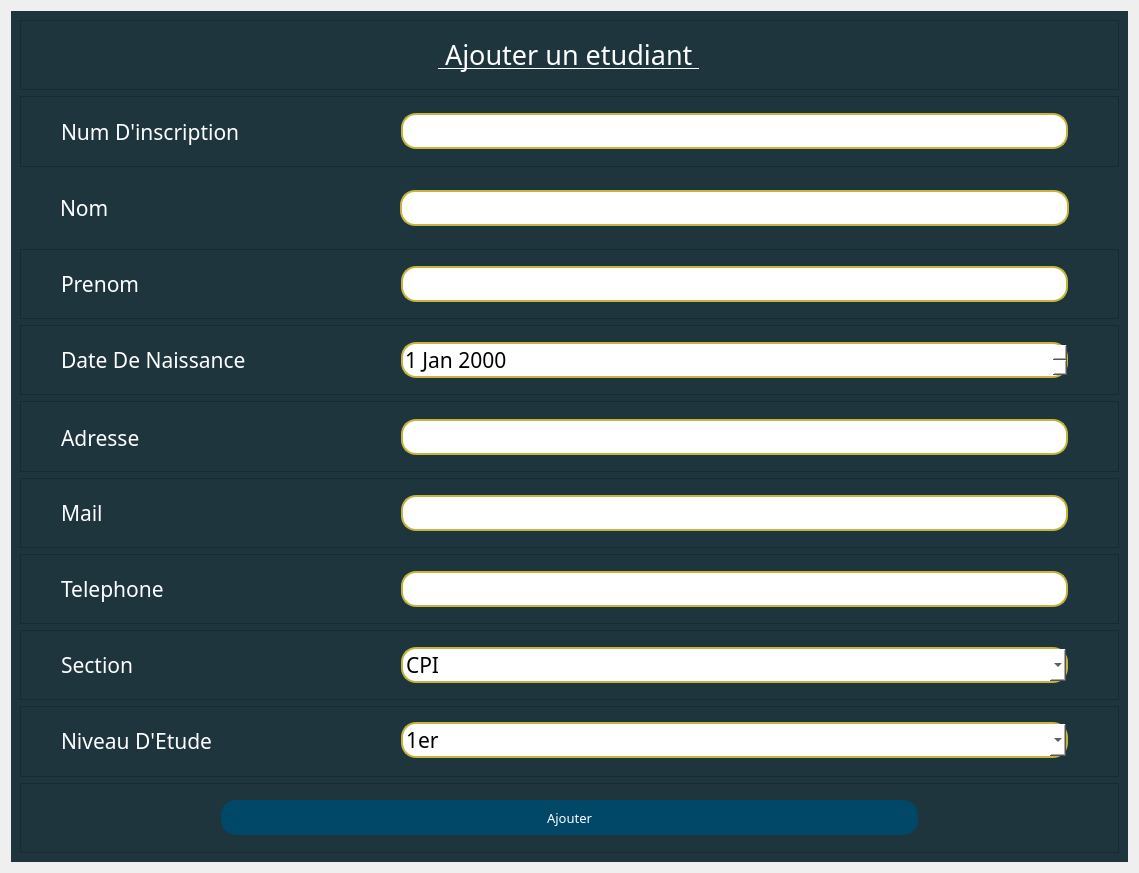
<?xml version="1.0" encoding="UTF-8"?>
<ui version="4.0">
 <class>Form</class>
 <widget class="QWidget" name="Form">
  <property name="geometry">
   <rect>
    <x>0</x>
    <y>0</y>
    <width>1139</width>
    <height>873</height>
   </rect>
  </property>
  <property name="windowTitle">
   <string>Form</string>
  </property>
  <property name="styleSheet">
   <string notr="true"/>
  </property>
  <layout class="QVBoxLayout" name="verticalLayout">
   <item>
    <widget class="QWidget" name="widget_2" native="true">
     <property name="styleSheet">
      <string notr="true">background-color: rgb(31, 53, 61);
color : rgb(255, 255, 255);

</string>
     </property>
     <layout class="QVBoxLayout" name="verticalLayout_4">
      <item>
       <widget class="QFrame" name="frame">
        <property name="cursor">
         <cursorShape>IBeamCursor</cursorShape>
        </property>
        <property name="frameShape">
         <enum>QFrame::StyledPanel</enum>
        </property>
        <property name="frameShadow">
         <enum>QFrame::Raised</enum>
        </property>
        <layout class="QVBoxLayout" name="verticalLayout_2">
         <item alignment="Qt::AlignHCenter|Qt::AlignVCenter">
          <widget class="QLabel" name="label">
           <property name="font">
            <font>
             <family>Forte</family>
             <pointsize>20</pointsize>
             <underline>true</underline>
            </font>
           </property>
           <property name="text">
            <string> Ajouter un etudiant </string>
           </property>
          </widget>
         </item>
        </layout>
       </widget>
      </item>
      <item>
       <widget class="QFrame" name="frame_2">
        <property name="font">
         <font>
          <family>Sitka Small</family>
          <pointsize>16</pointsize>
         </font>
        </property>
        <property name="frameShape">
         <enum>QFrame::StyledPanel</enum>
        </property>
        <property name="frameShadow">
         <enum>QFrame::Raised</enum>
        </property>
        <layout class="QHBoxLayout" name="horizontalLayout" stretch="1,2">
         <property name="leftMargin">
          <number>40</number>
         </property>
         <property name="topMargin">
          <number>11</number>
         </property>
         <property name="rightMargin">
          <number>50</number>
         </property>
         <property name="bottomMargin">
          <number>11</number>
         </property>
         <item>
          <widget class="QLabel" name="label_2">
           <property name="font">
            <font>
             <family>Sitka Small</family>
             <pointsize>16</pointsize>
             <weight>50</weight>
             <bold>false</bold>
            </font>
           </property>
           <property name="cursor">
            <cursorShape>IBeamCursor</cursorShape>
           </property>
           <property name="text">
            <string>Num D'inscription</string>
           </property>
          </widget>
         </item>
         <item>
          <widget class="QLineEdit" name="num_insc">
           <property name="font">
            <font>
             <family>Sitka Small</family>
             <pointsize>16</pointsize>
            </font>
           </property>
           <property name="styleSheet">
            <string notr="true">QLineEdit {
	border :2px solid ;
	border-radius : 15px;
	border-color: rgb(197, 181, 61);
	background-color: rgb(255, 255, 255);
	color :rgb(0, 0, 0);
}
QLineEdit:hover {
	border : 2px solid rgbrgb(97, 89, 30);
}

</string>
           </property>
          </widget>
         </item>
        </layout>
       </widget>
      </item>
      <item>
       <widget class="QWidget" name="widget" native="true">
        <property name="font">
         <font>
          <family>Sitka Small</family>
          <pointsize>16</pointsize>
         </font>
        </property>
        <layout class="QHBoxLayout" name="horizontalLayout_2" stretch="1,2">
         <property name="leftMargin">
          <number>40</number>
         </property>
         <property name="rightMargin">
          <number>50</number>
         </property>
         <item>
          <widget class="QLabel" name="label_3">
           <property name="font">
            <font>
             <family>Sitka Small</family>
             <pointsize>16</pointsize>
            </font>
           </property>
           <property name="cursor">
            <cursorShape>IBeamCursor</cursorShape>
           </property>
           <property name="text">
            <string>Nom</string>
           </property>
          </widget>
         </item>
         <item>
          <widget class="QLineEdit" name="nom">
           <property name="font">
            <font>
             <family>Sitka Small</family>
             <pointsize>16</pointsize>
            </font>
           </property>
           <property name="styleSheet">
            <string notr="true">QLineEdit {
	border :2px solid ;
	border-radius : 15px;
	border-color: rgb(197, 181, 61);
	background-color: rgb(255, 255, 255);
	color :rgb(0, 0, 0);
}
QLineEdit:hover {
	border : 2px solid rgbrgb(97, 89, 30);
}

</string>
           </property>
          </widget>
         </item>
        </layout>
       </widget>
      </item>
      <item>
       <widget class="QFrame" name="frame_6">
        <property name="font">
         <font>
          <family>Sitka Small</family>
          <pointsize>16</pointsize>
         </font>
        </property>
        <property name="frameShape">
         <enum>QFrame::StyledPanel</enum>
        </property>
        <property name="frameShadow">
         <enum>QFrame::Raised</enum>
        </property>
        <layout class="QHBoxLayout" name="horizontalLayout_3" stretch="1,2">
         <property name="leftMargin">
          <number>40</number>
         </property>
         <property name="rightMargin">
          <number>50</number>
         </property>
         <item>
          <widget class="QLabel" name="label_4">
           <property name="font">
            <font>
             <family>Sitka Small</family>
             <pointsize>16</pointsize>
            </font>
           </property>
           <property name="cursor">
            <cursorShape>IBeamCursor</cursorShape>
           </property>
           <property name="text">
            <string>Prenom</string>
           </property>
          </widget>
         </item>
         <item>
          <widget class="QLineEdit" name="prenom">
           <property name="font">
            <font>
             <family>Sitka Small</family>
             <pointsize>16</pointsize>
            </font>
           </property>
           <property name="styleSheet">
            <string notr="true">QLineEdit {
	border :2px solid ;
	border-radius : 15px;
	border-color: rgb(197, 181, 61);
	background-color: rgb(255, 255, 255);
	color :rgb(0, 0, 0);
}
QLineEdit:hover {
	border : 2px solid rgbrgb(97, 89, 30);
}

</string>
           </property>
          </widget>
         </item>
        </layout>
       </widget>
      </item>
      <item>
       <widget class="QFrame" name="frame_5">
        <property name="font">
         <font>
          <family>Sitka Small</family>
          <pointsize>16</pointsize>
         </font>
        </property>
        <property name="frameShape">
         <enum>QFrame::StyledPanel</enum>
        </property>
        <property name="frameShadow">
         <enum>QFrame::Raised</enum>
        </property>
        <layout class="QHBoxLayout" name="horizontalLayout_6" stretch="1,2">
         <property name="leftMargin">
          <number>40</number>
         </property>
         <property name="rightMargin">
          <number>50</number>
         </property>
         <item>
          <widget class="QLabel" name="label_7">
           <property name="font">
            <font>
             <family>Sitka Small</family>
             <pointsize>16</pointsize>
            </font>
           </property>
           <property name="cursor">
            <cursorShape>IBeamCursor</cursorShape>
           </property>
           <property name="text">
            <string>Date De Naissance</string>
           </property>
          </widget>
         </item>
         <item>
          <widget class="QDateEdit" name="dateEdit">
           <property name="font">
            <font>
             <family>Sitka Small</family>
             <pointsize>16</pointsize>
            </font>
           </property>
           <property name="styleSheet">
            <string notr="true">QDateEdit  {
	border :2px solid ;
	border-radius : 15px;
	border-color: rgb(197, 181, 61);
	background-color: rgb(255, 255, 255);
	color : rgb(0, 0, 0)
}
QDateEdit:hover {
	border : 2px solid rgbrgb(97, 89, 30);
}



</string>
           </property>
          </widget>
         </item>
        </layout>
       </widget>
      </item>
      <item>
       <widget class="QFrame" name="frame_3">
        <property name="font">
         <font>
          <family>Sitka Small</family>
          <pointsize>16</pointsize>
         </font>
        </property>
        <property name="frameShape">
         <enum>QFrame::StyledPanel</enum>
        </property>
        <property name="frameShadow">
         <enum>QFrame::Raised</enum>
        </property>
        <layout class="QHBoxLayout" name="horizontalLayout_4" stretch="1,2">
         <property name="leftMargin">
          <number>40</number>
         </property>
         <property name="topMargin">
          <number>11</number>
         </property>
         <property name="rightMargin">
          <number>50</number>
         </property>
         <item>
          <widget class="QLabel" name="label_5">
           <property name="font">
            <font>
             <family>Sitka Small</family>
             <pointsize>16</pointsize>
            </font>
           </property>
           <property name="cursor">
            <cursorShape>IBeamCursor</cursorShape>
           </property>
           <property name="text">
            <string>Adresse</string>
           </property>
          </widget>
         </item>
         <item>
          <widget class="QLineEdit" name="adresse">
           <property name="font">
            <font>
             <family>Sitka Small</family>
             <pointsize>16</pointsize>
            </font>
           </property>
           <property name="styleSheet">
            <string notr="true">QLineEdit {
	border :2px solid ;
	border-radius : 15px;
	border-color: rgb(197, 181, 61);
	background-color: rgb(255, 255, 255);
	color :rgb(0, 0, 0);
}
QLineEdit:hover {
	border : 2px solid rgbrgb(97, 89, 30);
}

</string>
           </property>
          </widget>
         </item>
        </layout>
       </widget>
      </item>
      <item>
       <widget class="QFrame" name="frame_4">
        <property name="font">
         <font>
          <family>Sitka Small</family>
          <pointsize>16</pointsize>
         </font>
        </property>
        <property name="frameShape">
         <enum>QFrame::StyledPanel</enum>
        </property>
        <property name="frameShadow">
         <enum>QFrame::Raised</enum>
        </property>
        <layout class="QHBoxLayout" name="horizontalLayout_5" stretch="1,2">
         <property name="leftMargin">
          <number>40</number>
         </property>
         <property name="rightMargin">
          <number>50</number>
         </property>
         <item>
          <widget class="QLabel" name="label_6">
           <property name="font">
            <font>
             <family>Sitka Small</family>
             <pointsize>16</pointsize>
            </font>
           </property>
           <property name="cursor">
            <cursorShape>IBeamCursor</cursorShape>
           </property>
           <property name="text">
            <string>Mail</string>
           </property>
          </widget>
         </item>
         <item>
          <widget class="QLineEdit" name="mail">
           <property name="font">
            <font>
             <family>Sitka Small</family>
             <pointsize>16</pointsize>
            </font>
           </property>
           <property name="styleSheet">
            <string notr="true">QLineEdit {
	border :2px solid ;
	border-radius : 15px;
	border-color: rgb(197, 181, 61);
	background-color: rgb(255, 255, 255);
	color :rgb(0, 0, 0);
}
QLineEdit:hover {
	border : 2px solid rgbrgb(97, 89, 30);
}

</string>
           </property>
          </widget>
         </item>
        </layout>
       </widget>
      </item>
      <item>
       <widget class="QFrame" name="frame_7">
        <property name="font">
         <font>
          <family>Sitka Small</family>
          <pointsize>16</pointsize>
         </font>
        </property>
        <property name="frameShape">
         <enum>QFrame::StyledPanel</enum>
        </property>
        <property name="frameShadow">
         <enum>QFrame::Raised</enum>
        </property>
        <layout class="QHBoxLayout" name="horizontalLayout_7" stretch="1,2">
         <property name="leftMargin">
          <number>40</number>
         </property>
         <property name="rightMargin">
          <number>50</number>
         </property>
         <item>
          <widget class="QLabel" name="label_8">
           <property name="font">
            <font>
             <family>Sitka Small</family>
             <pointsize>16</pointsize>
            </font>
           </property>
           <property name="cursor">
            <cursorShape>IBeamCursor</cursorShape>
           </property>
           <property name="text">
            <string>Telephone</string>
           </property>
          </widget>
         </item>
         <item>
          <widget class="QLineEdit" name="phone">
           <property name="font">
            <font>
             <family>Sitka Small</family>
             <pointsize>16</pointsize>
            </font>
           </property>
           <property name="styleSheet">
            <string notr="true">QLineEdit {
	border :2px solid ;
	border-radius : 15px;
	border-color: rgb(197, 181, 61);
	background-color: rgb(255, 255, 255);
	color :rgb(0, 0, 0);
}
QLineEdit:hover {
	border : 2px solid rgbrgb(97, 89, 30);
}

</string>
           </property>
           <property name="inputMask">
            <string>99999999</string>
           </property>
           <property name="text">
            <string/>
           </property>
           <property name="maxLength">
            <number>8</number>
           </property>
           <property name="cursorPosition">
            <number>8</number>
           </property>
           <property name="cursorMoveStyle">
            <enum>Qt::VisualMoveStyle</enum>
           </property>
           <property name="clearButtonEnabled">
            <bool>false</bool>
           </property>
          </widget>
         </item>
        </layout>
       </widget>
      </item>
      <item>
       <widget class="QFrame" name="frame_8">
        <property name="font">
         <font>
          <family>Sitka Small</family>
          <pointsize>16</pointsize>
         </font>
        </property>
        <property name="frameShape">
         <enum>QFrame::StyledPanel</enum>
        </property>
        <property name="frameShadow">
         <enum>QFrame::Raised</enum>
        </property>
        <layout class="QHBoxLayout" name="horizontalLayout_8" stretch="1,2">
         <property name="leftMargin">
          <number>40</number>
         </property>
         <property name="rightMargin">
          <number>50</number>
         </property>
         <item>
          <widget class="QLabel" name="label_9">
           <property name="font">
            <font>
             <family>Sitka Small</family>
             <pointsize>16</pointsize>
            </font>
           </property>
           <property name="cursor">
            <cursorShape>IBeamCursor</cursorShape>
           </property>
           <property name="text">
            <string>Section</string>
           </property>
          </widget>
         </item>
         <item>
          <widget class="QComboBox" name="section">
           <property name="font">
            <font>
             <family>Sitka Small</family>
             <pointsize>16</pointsize>
            </font>
           </property>
           <property name="cursor">
            <cursorShape>PointingHandCursor</cursorShape>
           </property>
           <property name="styleSheet">
            <string notr="true">QComboBox {
	border :2px solid ;
	border-radius : 15px;
	border-color: rgb(197, 181, 61);
	background-color: rgb(255, 255, 255);
	color :rgb(0, 0, 0)
}
QComboBox:hover {
	border : 2px solid rgbrgb(97, 89, 30);
}

</string>
           </property>
           <item>
            <property name="text">
             <string>CPI</string>
            </property>
           </item>
           <item>
            <property name="text">
             <string>ING_INFO</string>
            </property>
           </item>
           <item>
            <property name="text">
             <string>ING_TIC</string>
            </property>
           </item>
           <item>
            <property name="text">
             <string>TIC</string>
            </property>
           </item>
           <item>
            <property name="text">
             <string>EEA</string>
            </property>
           </item>
           <item>
            <property name="text">
             <string>INFO</string>
            </property>
           </item>
           <item>
            <property name="text">
             <string>Master</string>
            </property>
           </item>
          </widget>
         </item>
        </layout>
       </widget>
      </item>
      <item>
       <widget class="QFrame" name="frame_9">
        <property name="font">
         <font>
          <family>Sitka Small</family>
          <pointsize>16</pointsize>
         </font>
        </property>
        <property name="frameShape">
         <enum>QFrame::StyledPanel</enum>
        </property>
        <property name="frameShadow">
         <enum>QFrame::Raised</enum>
        </property>
        <layout class="QHBoxLayout" name="horizontalLayout_9" stretch="1,2">
         <property name="leftMargin">
          <number>40</number>
         </property>
         <property name="rightMargin">
          <number>50</number>
         </property>
         <property name="bottomMargin">
          <number>11</number>
         </property>
         <item>
          <widget class="QLabel" name="label_10">
           <property name="font">
            <font>
             <family>Sitka Small</family>
             <pointsize>16</pointsize>
            </font>
           </property>
           <property name="cursor">
            <cursorShape>IBeamCursor</cursorShape>
           </property>
           <property name="mouseTracking">
            <bool>false</bool>
           </property>
           <property name="text">
            <string>Niveau D'Etude</string>
           </property>
          </widget>
         </item>
         <item>
          <widget class="QComboBox" name="niveau">
           <property name="font">
            <font>
             <family>Sitka Small</family>
             <pointsize>16</pointsize>
            </font>
           </property>
           <property name="cursor">
            <cursorShape>PointingHandCursor</cursorShape>
           </property>
           <property name="styleSheet">
            <string notr="true">QComboBox {
	border :2px solid ;
	border-radius : 15px;
	border-color: rgb(197, 181, 61);
	background-color: rgb(255, 255, 255);
	color :rgb(0, 0, 0)
}
QComboBox:hover {
	border : 2px solid rgbrgb(97, 89, 30);
}
</string>
           </property>
           <item>
            <property name="text">
             <string>1er</string>
            </property>
           </item>
           <item>
            <property name="text">
             <string>2eme</string>
            </property>
           </item>
           <item>
            <property name="text">
             <string>3eme</string>
            </property>
           </item>
          </widget>
         </item>
        </layout>
       </widget>
      </item>
      <item>
       <widget class="QFrame" name="frame_10">
        <property name="frameShape">
         <enum>QFrame::StyledPanel</enum>
        </property>
        <property name="frameShadow">
         <enum>QFrame::Raised</enum>
        </property>
        <layout class="QVBoxLayout" name="verticalLayout_3">
         <property name="leftMargin">
          <number>200</number>
         </property>
         <property name="rightMargin">
          <number>200</number>
         </property>
         <item>
          <widget class="QPushButton" name="pushButton">
           <property name="font">
            <font>
             <family>Sitka Small</family>
             <pointsize>10</pointsize>
            </font>
           </property>
           <property name="styleSheet">
            <string notr="true">QPushButton{
	height : 35px;
	background-color :rgb(0, 71, 104);
	border-radius : 15px;
}


QPushButton:hover{
	background-color: rgb(0, 92, 157);
}</string>
           </property>
           <property name="text">
            <string>Ajouter</string>
           </property>
          </widget>
         </item>
        </layout>
       </widget>
      </item>
     </layout>
    </widget>
   </item>
  </layout>
 </widget>
 <resources>
  <include location="etudiant.qrc"/>
 </resources>
 <connections/>
</ui>
